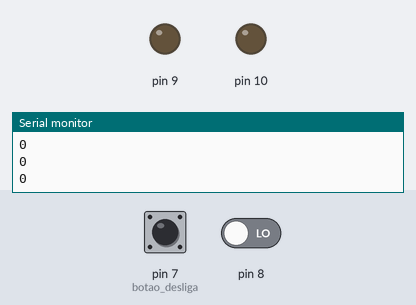
Bench run of a sketch on a simulated Arduino Uno, built with avr-gcc and run on an emulated ATmega328P. Shown: output pins drawn as LEDs (lit = HIGH), the last lines printed to the serial monitor. The test bench sets the inputs (shaded band); at power-on: pin 8 LOW, pin 7 (botao_desliga) LOW.

Above: at 1.2 s.
1.3 s: pin 8 driven HIGH
At 3.6 s:
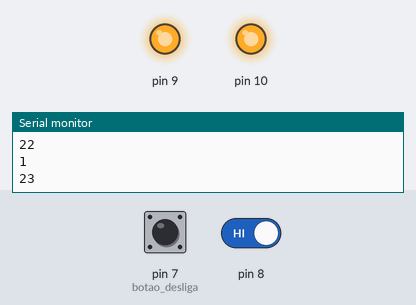
4.2 s: pin 7 (botao_desliga) pulled HIGH for 1 s
At 4.8 s:
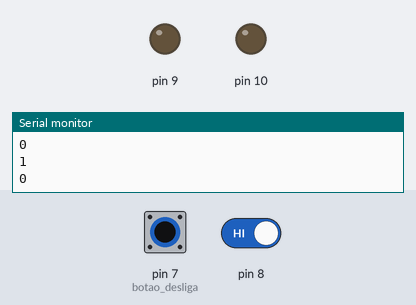
8.1 s: pin 7 (botao_desliga) pulled HIGH for 3.2 s
At 13.1 s:
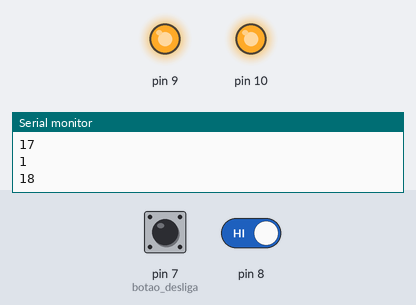
Timing chart, 0 to 14.6 s (numbered marks = the images above; inputs shaded):
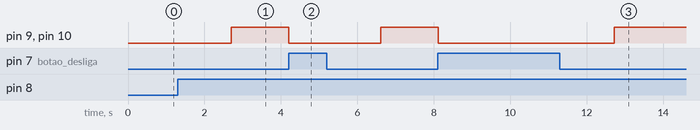

Measured:
- after the input at 1.3 s, pin 9, pin 10: LOW → HIGH after 1.4 s
- after the input at 4.2 s, pin 9, pin 10: HIGH → LOW at once, → HIGH 2.4 s later
- after the input at 8.1 s, pin 9, pin 10: HIGH → LOW at once, → HIGH 4.6 s later

The sketch:

Central_telefonica.ino
```cpp
int val;
int count=0;
int botao_desliga = 7;

void setup()
{
  Serial.begin(9600);

  pinMode(botao_desliga,INPUT);
  pinMode(8,INPUT);

  pinMode(9,OUTPUT);
  pinMode(10,OUTPUT);
}

void loop()
{

  val = digitalRead(8);

  if(val == 1)
  {
    count=count+1;
  }

  if(count >= 15)
  {
    digitalWrite(9,HIGH);
    digitalWrite(10,HIGH);
  }

  if(digitalRead(botao_desliga) == 1)
  {
    digitalWrite(9,LOW);
    digitalWrite(10,LOW);
    count=0;
  }

  Serial.println(val);

  Serial.println(count);
  delay(100);
}
```
